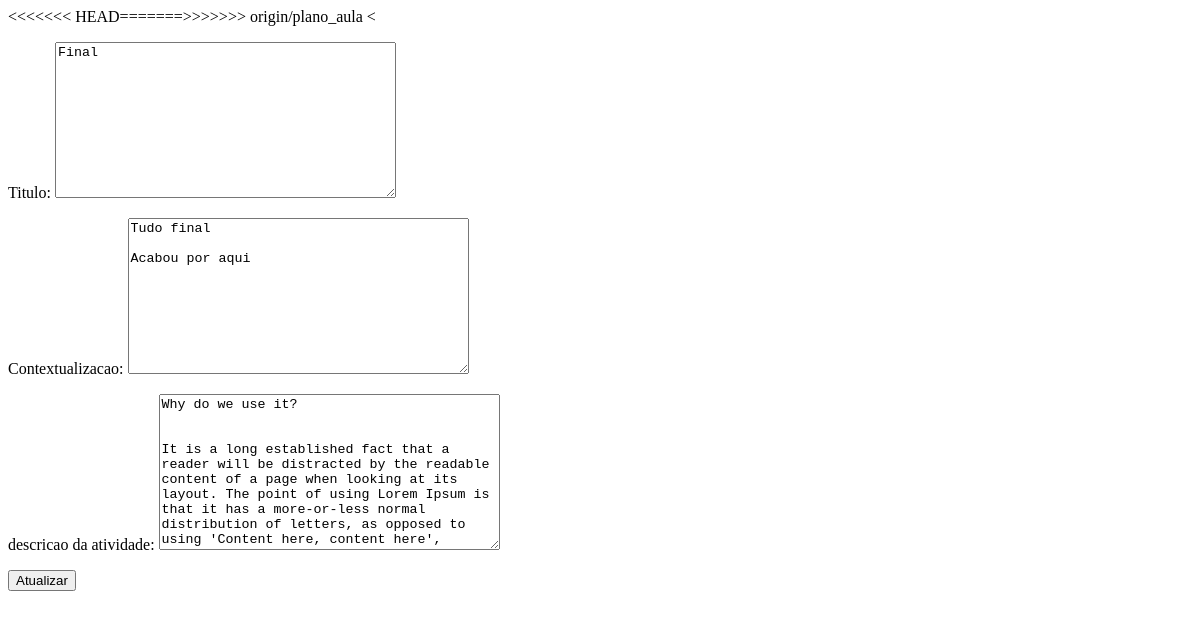
/plano_aula/editar/1/, run on an earlier commit of the app's database.
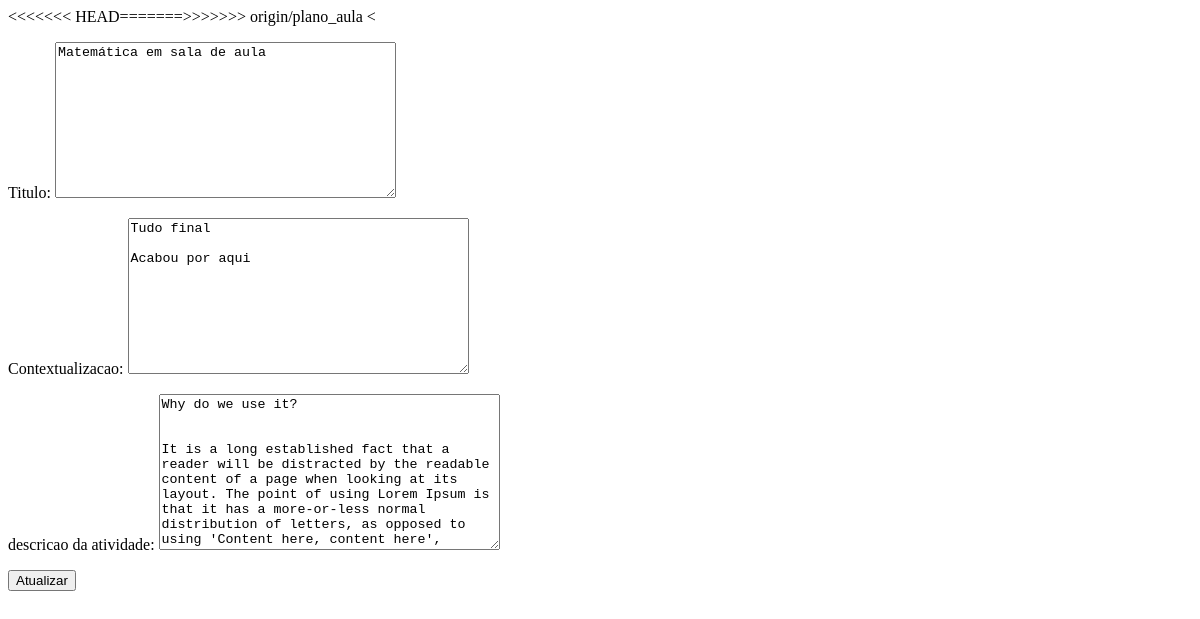
And on a later commit of the database.
### PlanoAula/models.py (models this page shows, shortened)
class PlanoAula(models.Model):
    responsavel = models.ForeignKey(Usuario, on_delete=models.RESTRICT,null=True, verbose_name="Responsável")
    data_criacao = models.DateTimeField(default=timezone.now, verbose_name="Data de criação")
    titulo = models.CharField(max_length=200, verbose_name="Título")
    contextualizacao = models.TextField(verbose_name="Contextualização")
    descricao_atividade = models.TextField(verbose_name="Descrição da atividade")
    avaliacao = models.TextField(verbose_name="Critérios de avaliação", default="", blank=True, null=True)
    conteudos = models.ManyToManyField(Conteudo, related_name="planos_de_aula", verbose_name="Conteúdos")
    robo_equipamento = models.CharField(max_length=200, verbose_name="Equipamento", default="")
    robo_descricao = models.TextField(verbose_name="Descrição do robô", default="")
    robo_link = models.TextField(verbose_name="Links", blank=True, null=True)
    prog_linguagem = models.CharField(max_length=200, verbose_name="Linguagem de programação", default="")
    prog_descricao = models.TextField(verbose_name="Descrição da programação", default="")
    prog_link = models.TextField(verbose_name="Links", blank=True, null=True)
    prog_codigos = models.FileField(upload_to=user_directory_path, blank=True, null=True, verbose_name="Códigos")
    robo_fotos = models.ImageField(upload_to=user_directory_path, blank=True, null=True)
    robo_videos = models.ImageField(upload_to=user_directory_path, blank=True, null=True)
    robo_pdf = models.FileField(upload_to=user_directory_path, blank=True, null=True)
    exec_fotos = models.ImageField(upload_to=user_directory_path, blank=True, null=True)
    exec_videos = models.ImageField(upload_to=user_directory_path, blank=True, null=True)
    class Meta:
        ordering = ['titulo']
        verbose_name = "Plano de aula"
        verbose_name_plural = "Planos de aula"

### PlanoAula/views.py (the view)
# urls.py: path('editar/<int:pk>/', views.Editar.as_view(), name='editar'),
class Editar(generic.UpdateView):
    model = PlanoAula
    form_class = forms.FormEditarPlano_aula
    template_name = 'PlanoAula/editar.html'
    success_url = reverse_lazy('plano_aula:listar')
    fieelds = ["titulo", "contextualizacao", "descricao_atividade"]

### PlanoAula/forms.py (shortened to what this page needs)
class FormEditarPlano_aula(ModelForm):
    titulo = forms.CharField(max_length=200, label='Titulo', widget=forms.Textarea)
    contextualizacao = forms.CharField(max_length=200, label='Contextualizacao', widget=forms.Textarea)
    descricao_atividade = forms.CharField(max_length=200, label='descricao da atividade', widget=forms.Textarea)
    class Meta:
        model = PlanoAula
        fields = ('titulo', 'contextualizacao', 'descricao_atividade')

### templates/PlanoAula/editar.html (shortened to what this page needs)
<!DOCTYPE html>
<html lang="en">
    <head>
        < <title>Document</title>
    </head>
    <body>
        <form method="post">
            {% csrf_token %} {{ form.as_p }}
            <input type="submit" value="Atualizar">
        </form>
    </body>
</html>

What changed in the data, as far as the page shows it:
changed PlanoAula "Tudo final Acabou por aqui": titulo "Final" → "Matemática em sala de aula"
